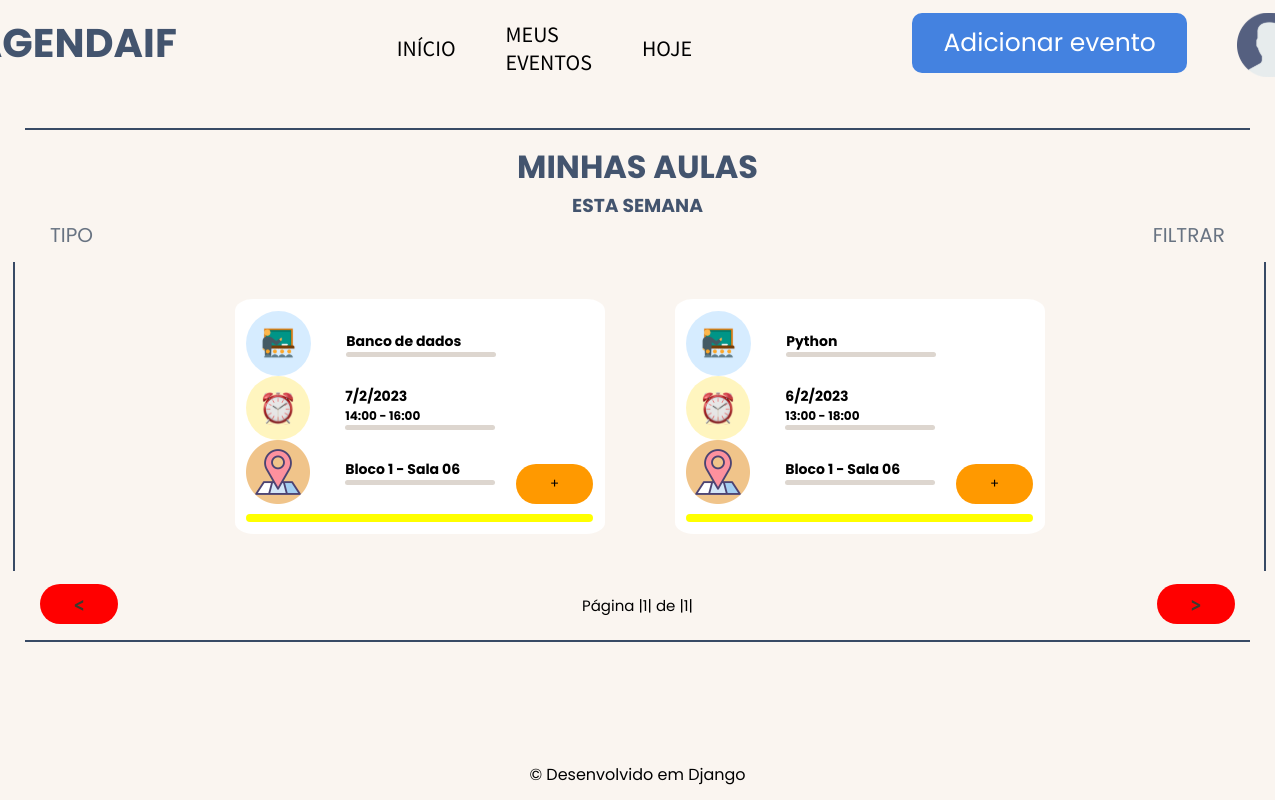
/eventos/weekUserClassrooms/ (signed in), run on the app's committed database.
### events/models.py (models this page shows, shortened)
class Eventos(models.Model):
    name = models.CharField(max_length=80, verbose_name= 'Disciplina ou Tema:')
    registrationDate = models.DateField(default= date.today, verbose_name= 'Data')
    timeStart = models.TimeField( verbose_name= 'Hora inicial')
    timeEnd = models.TimeField(verbose_name= 'Hora final')
    meals = models.DecimalField(max_digits=3, decimal_places= 0, verbose_name= 'Refeições')
    tipo = models.CharField(max_length=12)
    local = models.ForeignKey(Salas, on_delete= models.DO_NOTHING, verbose_name= 'Local')
    user = models.ForeignKey(User, on_delete=models.DO_NOTHING)
    class Meta:
        verbose_name = 'Evento'

class Salas(models.Model):
    name = models.CharField(max_length=30)
    tam = models.DecimalField(max_digits=3, decimal_places=0)
    def __str__(self) -> str:
        return self.name
    class Meta:
        verbose_name = 'Sala'

### events/views.py (the view)
# urls.py: path('weekUserClassrooms/', views.weekUserClassrooms, name = 'weekUserClassrooms'),
def weekUserClassrooms(request):
    if request.session.get('user'):
        user = User.objects.get(id = request.session['user'])
        dateToday = date.today()
        events = Eventos.objects.filter(user = user)
        eventsFilterMonth = set()
        eventsFilter = set()
        eventsFilterTwo = set()
        for filter in events:
            if filter.registrationDate.month == dateToday.month:
                eventsFilterMonth.add(filter)
        for filter in eventsFilterMonth:
            if filter.registrationDate.day == dateToday.day:
                eventsFilter.add(filter)
            if filter.registrationDate.day == dateToday.day+1:
                eventsFilter.add(filter)
            if filter.registrationDate.day == dateToday.day+2:
                eventsFilter.add(filter)
            if filter.registrationDate.day == dateToday.day+3:
                eventsFilter.add(filter)
            if filter.registrationDate.day == dateToday.day+4:
                eventsFilter.add(filter)
            if filter.registrationDate.day == dateToday.day+5:
                eventsFilter.add(filter)
            if filter.registrationDate.day == dateToday.day+6:
                eventsFilter.add(filter)
        for filter in events:
            if filter.tipo == 'Aula':
                eventsFilterTwo.add(filter)
        eventsFilterTwo = list(eventsFilterTwo)
        paginator = Paginator(eventsFilterTwo, 8)
        page_num =  request.GET.get('page')
        page = paginator.get_page(page_num)
        return render(request, 'weekUserClassrooms.html',
                                    {'Eventos': eventsFilterTwo, 'today': dateToday, 'user': user, 'page': page})
    else:
        return redirect('/usuario/login/?status=2')

### users/models.py (called while the page is built)
    def __str__(self) -> str:
        return self.name

### events/templates/weekUserClassrooms.html (shortened to what this page needs)
{% extends 'baseWeek.html' %} {% load static %} {% block 'content' %}
<div class="header">
  <h1>MINHAS AULAS</h1>
  <h3>ESTA SEMANA</h3>
  <div class="filters">
    <div class="dropdownFilterStart">
      <ul class="dropdown">
          <li>TIPO</li>
      </ul>
    </div>
    <div class="dropdownFilter">
      <ul class="dropdown">
          <li>FILTRAR</li>
      </ul>
    </div>
  </div>
</div>
<div class="word">
  <div class="line3"></div>
  <section>
    {% for evento in page.object_list %}
    <div class="block">
      <div class="block2">
        <div class="square">
          <aside>
            {% if evento.tipo == 'Aula' %}
              <img src="{% static 'img/classroom.svg' %}" />
            {% endif %}
            <div class="info">
              <h1>{{evento.name}}</h1>
              <div class="line2"></div>
            </div>
          </aside>
          <aside>
            <img src="{% static 'img/time.svg' %}" />
            <div class="info">
              <h1>
                {{evento.registrationDate.day}}/{{evento.registrationDate.month}}/{{evento.registrationDate.year}}
              </h1>
              <h4>{{evento.timeStart}} - {{evento.timeEnd}}</h4>
              <div class="line2"></div>
            </div>
          </aside>
          <aside>
            <img src="{% static 'img/local.svg' %}" />
            <div class="info">
              <h1>{{evento.local}}</h1>
              <div class="line2"></div>
            </div>
          </aside>
        </div>
        <button class="openmodal" id="dialog{{evento.id}}">+</button>
      </div>
      {% if today != evento.registrationDate %}
      <aside>
        <div class="line2-1" style="background-color: yellow;"></div>
      </aside>
      {% endif %}
    </div>
    {% endfor %}
  </section>
  <div class="line3"></div>
  {% endblock %}

### static/css/base.css (style rules this page uses)
* { margin: 0; padding: 0; box-sizing: border-box; font-family: 'Poppins', sans-serif; }
.line2 { width: 150px; padding: 2.5px; border-radius: 12px; background-color: #DDD6CF; }
.line2-1 { width: 350px; padding: 4px; border-radius: 12px; margin-top: 5px; background-color: #15ff00; }
.line3 { height: 100%; padding: 1px; background-color: #384A65; }
body { display: flex; flex-direction: column; height: 100vh; background-color: #FAF5F0; }
main div.header h1 { display: flex; justify-content: center; color: #43546E; }
main div.header h3 { display: flex; justify-content: center; color: #43546E; }
main div.header div.filters { display: flex; align-items: center; justify-content: space-between; }
main div.header div.filters div.dropdownFilter { display: flex; padding: 0 50px; color: #687382; font-size: 20px; }
main div.header div.filters div.dropdownFilter ul.dropdown { display: flex; flex-direction: column; align-items: center; justify-content: center; position: relative; list-style: none; }
main div.header div.filters div.dropdownFilter ul li { cursor: pointer; }
main div.header div.filters div.dropdownFilterStart { display: flex; padding-left: 50px; color: #687382; font-size: 20px; }
main div.header div.filters div.dropdownFilterStart ul.dropdown { display: flex; flex-direction: column; align-items: center; justify-content: center; position: relative; list-style: none; }
main div.header div.filters div.dropdownFilterStart ul li { cursor: pointer; }
main div.word { display: flex; padding: 1% 1%; height: 90%; }
main section { flex: 1 0 auto; height: auto; width: 100%; display: flex; flex-wrap: wrap; justify-content: center; align-items: center; gap: 70px; padding: 1% 3%; }
main section div.block { display: flex; flex-direction: column; justify-content: center; width: 370px; height: 235px; gap: 2%; padding: 0 1%; background-color: white; border-radius: 5%; }
main section div.block aside { font-size: 12px; display: flex; gap: 35px; align-items: center; }
main section div.block aside div.info { display: flex; flex-direction: column; }
main section div.block div.block2 { display: flex; align-items:flex-end; justify-content: center; gap: 20px; }
main section div.block div.block2 button { display: flex; align-items: center; justify-content: center; background-color: #FF9900; border: none; border-radius: 20px; color: black; height: 40px; width: 80px; cursor: pointer; }

### data on the page
Eventos: name "Banco de dados", registrationDate.day "7", registrationDate.month "2", registrationDate.year "2023", timeStart "14:00", timeEnd "16:00", local "Bloco 1 - Sala 06"
Eventos: name "Python", registrationDate.day "6", registrationDate.month "2", registrationDate.year "2023", timeStart "13:00", timeEnd "18:00", local "Bloco 1 - Sala 06"

### other printed values
{{ page.number }} "1"
{{ page.paginator.num_pages }} "1"
